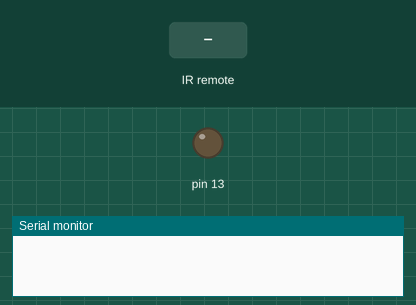
Bench run of a sketch on a simulated Arduino Uno, built with avr-gcc and run on an emulated ATmega328P. On the bench: output pins drawn as LEDs (lit = HIGH), the last lines printed to the serial monitor. The test bench sets the inputs (shaded band).

Above: at 1.2 s.
1.3 s: infrared code 0x20DF827D received
At 2.3 s:
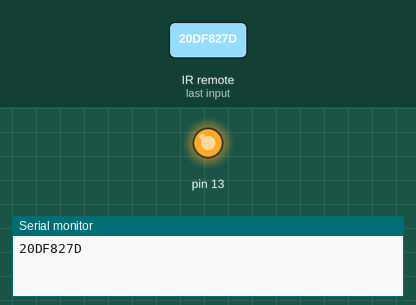
2.8 s: infrared code 0x20DF02FD received
At 3.4 s:
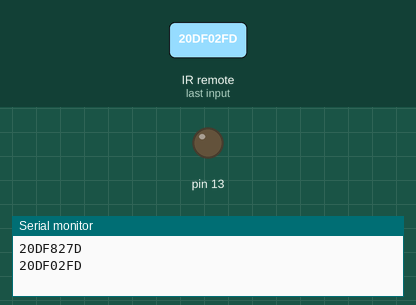
Timing chart, 0 to 5.8 s (numbered marks = the images above; inputs shaded):
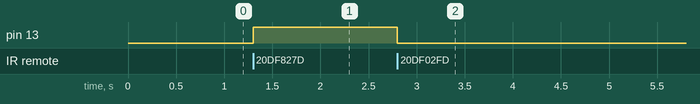

The sketch:

Lamp_IR.ino
```cpp
#include <IRremote.h>

IRrecv irrecv(7);

decode_results results;

void setup()
{
  Serial.begin(9600);
  irrecv.enableIRIn(); // Start the receiver
  pinMode(13, OUTPUT);
}

void loop() {
  if (irrecv.decode(&results)) {
    Serial.println(results.value, HEX);
    if (results.value == 0x20DF02FD){
      digitalWrite(13, LOW);
      }
    if (results.value == 0x20DF827D){
      digitalWrite(13, HIGH);
      }
    irrecv.resume(); // Receive the next value

  }
}
```

Measured:
- after the input at 1.3 s, pin 13: LOW → HIGH at once
- after the input at 2.8 s, pin 13: HIGH → LOW at once
